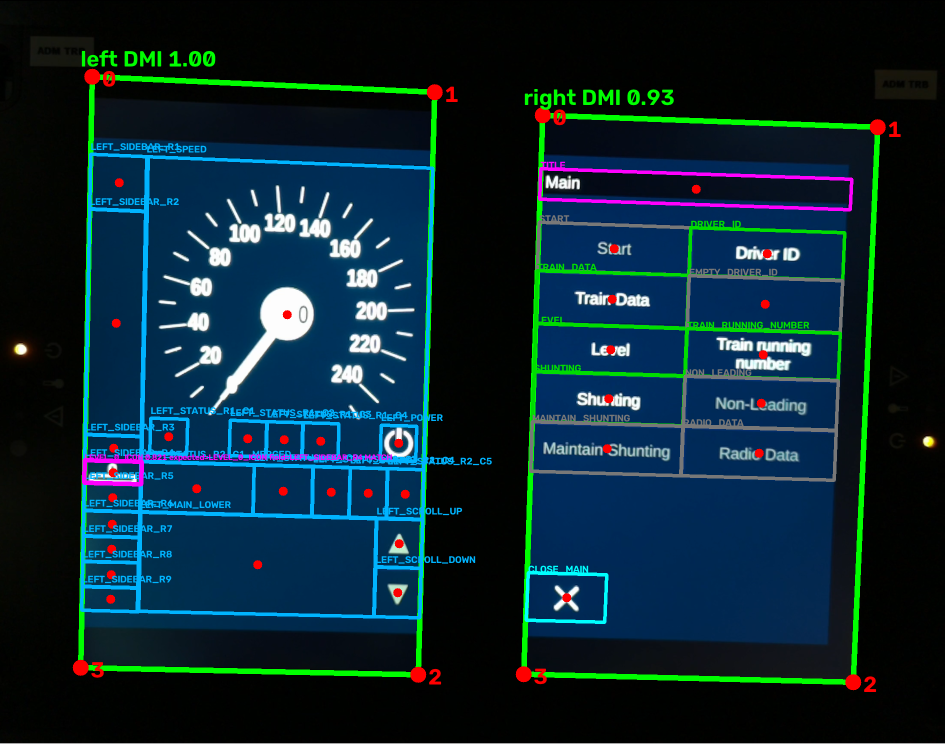
#> input picture data/reference/overlays/level0_selected_01.png, 1890 x 1488 px (shown at 1/2 size); its folder holds only this picture in this run
$ python -i train_controls.py   (imports and definitions only)   (older library calls are emulated)
#> lines starting #> are read from the running program, lines starting #| are printed output that depends on the picture; after the words box and inside, x2 and y2 are one past the last pixel; in counts of white or black regions, pixels touching at a corner belong together
### dmi_computer_vision/src/dmi/detection/left_layout.py
"""Image-supported border fitting for the left display's logical topology."""
from __future__ import annotations

import cv2
import numpy as np
from dmi_computer_vision.src.dmi.detection.analysis_session import current_session

Line = tuple[float, float]  # dependent = slope * independent + intercept


class BorderEvidence:
    """Blue-channel gradients, excluding bright glyphs and icons."""

    def __init__(self, frame: np.ndarray, *, preserve_wide_regions: bool = False) -> None:
        self._fits = {} if current_session() is not None else None
        self._profiles = {} if self._fits is not None else None
        self._supports = {} if self._fits is not None else None
        blue = cv2.GaussianBlur(frame[:, :, 0].astype(np.float32), (5, 5), 1)
        # Relative contrast preserves faint borders when exposure drops.
        blue = 80 * np.log1p(blue / 12)
        hsv = cv2.cvtColor(frame, cv2.COLOR_BGR2HSV)
        foreground = ((hsv[:, :, 1] < 85) & (hsv[:, :, 2] > 70)).astype(np.uint8)
        if preserve_wide_regions:
            # A pale information row may share a real edge with a button.
            # Retain its gradients; continue excluding isolated glyphs/icons.
            gray = cv2.cvtColor(frame, cv2.COLOR_BGR2GRAY)
            foreground |= (gray > float(np.median(gray)) + 25).astype(np.uint8)
            _, labels, stats, _ = cv2.connectedComponentsWithStats(foreground)
            wide = stats[:, cv2.CC_STAT_WIDTH] >= frame.shape[1] * .5
            wide[0] = False
            foreground[wide[labels]] = 0
        foreground = cv2.dilate(foreground, np.ones((9, 9), np.uint8))
        self.horizontal = np.abs(cv2.Sobel(blue, cv2.CV_32F, 0, 1))
        self.vertical = np.abs(cv2.Sobel(blue, cv2.CV_32F, 1, 0)).T
        self.horizontal[foreground > 0] = 0
        self.vertical[foreground.T > 0] = 0
        # OpenCV otherwise copies this full transposed response for every fit.
        self.vertical = np.ascontiguousarray(self.vertical)

    def profile(self, axis: str, start: int, end: int) -> np.ndarray:
        """Reuse identical median searches within this one current image only."""
        key = (axis, start, end)
        response = self.horizontal if axis == "h" else self.vertical
        if self._profiles is None:
            return np.median(response[:, start:end], axis=1)
        if key not in self._profiles:
            self._profiles[key] = np.median(response[:, start:end], axis=1)
        return self._profiles[key]

    def fit(
        self,
        axis: str,
        position: float,
        cross: float,
        start: float,
        end: float,
        *,
        radius: float = 10,
        slope: float = 0,
        slope_radius: float = 0.025
    ) -> Line | None:
        if self._fits is None:
            return self._fit(axis, position, cross, start, end, radius=radius,
                             slope=slope, slope_radius=slope_radius)
        key = (axis, position, cross, start, end, radius, slope, slope_radius)
        if key not in self._fits:
            self._fits[key] = self._fit(axis, position, cross, start, end,
                                       radius=radius, slope=slope, slope_radius=slope_radius)
        return self._fits[key]

    def _fit(self, axis: str, position: float, cross: float, start: float, end: float,
             *, radius: float, slope: float, slope_radius: float) -> Line | None:
        """Search line position/orientation, then robustly fit local edge maxima.

        A majority of samples must support a border. No predicted line is
        returned when the image does not support it.
        """
        response = self.horizontal if axis == "h" else self.vertical
        xs = np.linspace(start, end, 64, dtype=np.float32)
        slopes = np.linspace(
            slope - slope_radius,
            slope + slope_radius,
            max(3, int(slope_radius * (end - start)) + 1),
        )
        offsets = np.arange(-radius, radius + 0.5, 1)
        yy = (
            position
            + offsets[:, None, None]
            + slopes[None, :, None] * (xs[None, None, :] - cross)
        )
        xx = np.broadcast_to(xs, yy.shape)
        values = cv2.remap(
            response,
            xx.reshape(-1, 64),
            yy.astype(np.float32).reshape(-1, 64),
            cv2.INTER_LINEAR,
        )
        # A clipped mean rewards coverage, not a few high-contrast pixels.
        scores = np.mean(
            np.minimum(values, np.quantile(values, 0.45, axis=1)[:, None]), axis=1
        )
        best = int(np.argmax(scores))
        if scores[best] < max(0.8, float(np.median(scores)) * 1.35):
            return None
        predicted = yy.reshape(-1, 64)[best]
        nearby = predicted[None, :] + np.arange(-3, 4)[:, None]
        sampled = cv2.remap(
            response,
            np.broadcast_to(xs, nearby.shape),
            nearby.astype(np.float32),
            cv2.INTER_LINEAR,
        )
        maxima = sampled.argmax(axis=0)
        ys = nearby[maxima, np.arange(64)]
        strength = sampled[maxima, np.arange(64)]
        keep = strength > max(0.8, float(np.median(strength)) * 0.35)
        if keep.sum() < 35:
            return None
        fit = np.polyfit(xs[keep], ys[keep], 1)
        for _ in range(2):
            keep &= np.abs(ys - np.polyval(fit, xs)) < 3
            if keep.sum() < 30:
                return None
            fit = np.polyfit(xs[keep], ys[keep], 1)
        if abs(np.polyval(fit, cross) - position) > radius + 3:
            return None
        return float(fit[0]), float(fit[1])


def position(line: Line, cross: float) -> float:
    return line[0] * cross + line[1]


def intersection(vertical: Line, horizontal: Line) -> tuple[float, float]:
    a, b = vertical
    c, d = horizontal
    y = (c * b + d) / (1 - c * a)
    return a * y + b, y


def quad(left: Line, right: Line, top: Line, bottom: Line) -> np.ndarray:
    return np.array(
        [
            intersection(left, top),
            intersection(right, top),
            intersection(right, bottom),
            intersection(left, bottom),
        ],
        np.float32,
    )


# [10 lines left out: function consistent_sidebar, not called in this run]


def valid_quad(points: np.ndarray) -> bool:
    """Do not emit crossed, collapsed, or numerically invalid regions."""
    return bool(
        np.isfinite(points).all()
        and cv2.isContourConvex(points)
        and cv2.contourArea(points, oriented=True) > 64
        and np.min(np.linalg.norm(np.roll(points, -1, axis=0) - points, axis=1)) > 8
    )


# [90 lines left out: functions sidebar_borders, _fit_sidebar_borders, not called in this run]

### dmi_computer_vision/src/dmi/detection/right_layout.py
"""Border-line fitting for right-display UI regions in rectified frames."""

from __future__ import annotations

import cv2
import numpy as np
from numpy.typing import NDArray

from dmi_computer_vision.src.dmi.detection.left_layout import BorderEvidence, valid_quad

Frame = NDArray[np.uint8]
Quad = NDArray[np.float32]
Line = tuple[float, float]
LineCandidate = tuple[float, float, float]
BorderLines = tuple[list[LineCandidate], list[LineCandidate]]


def detect_border_lines(frame: Frame) -> BorderLines:
    """Extract reusable horizontal and vertical UI-border evidence."""
    return _line_candidates(frame)


# [392 lines left out: functions has_button_grid, detect_button_quads, _level_button_cells, _level_inner_edge, not called in this run]


def _level_edge_supported(evidence: BorderEvidence, axis: str, line: Line,
                          start: float, end: float, *, minimum: float = 1.5) -> bool:
    """A glyph stroke cannot stand in for a nearly complete control edge."""
    cache = getattr(evidence, '_supports', None)
    key = (axis, line, start, end, minimum)
    if cache is not None and key in cache:
        return cache[key]
    response = evidence.horizontal if axis == "h" else evidence.vertical
    samples = np.linspace(start + (end-start)*.04, end - (end-start)*.04, 64, dtype=np.float32)
    dependent = line[0]*samples + line[1]
    offsets = np.r_[np.arange(-12, -6), np.arange(-2, 3), np.arange(7, 13)]
    sampled = cv2.remap(response, np.broadcast_to(samples, (len(offsets), 64)),
                        (dependent[None, :] + offsets[:, None]).astype(np.float32),
                        cv2.INTER_LINEAR)
    values = sampled[6:11].max(axis=0)
    background = np.median(np.r_[sampled[:6], sampled[11:]], axis=0)
    # Camera texture can have nonzero gradients along an arbitrary line. Each
    # edge must stand out from its parallel local background, not just be nonzero.
    supported = bool(np.mean(values > np.maximum(minimum, background * 1.8)) >= .8)
    if cache is not None:
        cache[key] = supported
    return supported


def _border_peaks(profile: NDArray, *, separation: int) -> list[int]:
    """Return measured response peaks, never predicted missing lines."""
    work = cv2.GaussianBlur(np.asarray(profile, np.float32)[:, None], (1, 3), 0).ravel()
    threshold = max(1.5, float(np.median(work)) * 4, float(work.max()) * .04)
    peaks = []
    for _ in range(24):
        index = int(work.argmax())
        if work[index] < threshold:
            break
        peaks.append(index)
        work[max(0, index - separation):index + separation + 1] = 0
    return sorted(peaks)


# [535 lines left out: functions _train_navigation, detect_title_quad, _detect_title_band_quad, _robust_boundary_line, field_quad_from_contour, _fit_active_area_grid and 7 more, not called in this run]


def _line_position(line: tuple[float, float, float], cross: float) -> float:
    return line[0] * cross + line[1]


# [280 lines left out: functions _shared_slope, _detect_unknown_buttons, _cluster_lines, _border_color_mask, _edge_support, _fit_main_close and 7 more, not called in this run]

### dmi_computer_vision/src/dmi/detection/analysis_session.py
"""Session-owned SENSE acceleration, without retained recognition evidence."""
from __future__ import annotations

from contextlib import contextmanager
from contextvars import ContextVar
import ctypes
import ctypes.util
from pathlib import Path
import shutil
import subprocess
import weakref

import numpy as np

_CURRENT: ContextVar[AnalysisSession | None] = ContextVar("dmi_analysis_session", default=None)


# [5 lines left out: function select_connected, not called in this run]


def current_session() -> AnalysisSession | None:
    session = _CURRENT.get()
    return session if session is not None and session.connected else None


class AnalysisSession:
    """One processor owns one OCR engine. Every call still reads current pixels.

    Library/model availability falls back to the existing command-line reader.
    No recognized text, coordinates, evidence ages or confirmations are cached.
    """
    # [29 lines left out: functions __init__, frame, recognize, close, not called in this run]


class _Tesseract:
    """Existing Tesseract C API, same English model/PSM and five-second deadline."""
    # [77 lines left out: functions __init__, recognize, close, not called in this run]

### dmi_computer_vision/src/dmi/detection/train_controls.py
"""Current-image cell measurements for the Train Data choice screen."""
from __future__ import annotations

import cv2
import numpy as np

from dmi_computer_vision.src.dmi.detection.left_layout import BorderEvidence, quad, valid_quad
from dmi_computer_vision.src.dmi.detection.right_layout import (
    _border_peaks, _level_edge_supported, _level_inner_edge,
)


# [141 lines left out: function train_button_cells, not called in this run]

>>> import cv2
>>> picture = cv2.imread('../../../../data/reference/overlays/level0_selected_01.png')
#> picture is the input picture: shape (1488, 1890, 3); mean B, G, R 48.8, 38.5, 11.7
>>> result = train_button_cells(picture)
#> in train_button_cells, `gray = cv2.cvtColor(frame, cv2.COLOR_BGR2GRAY)`:
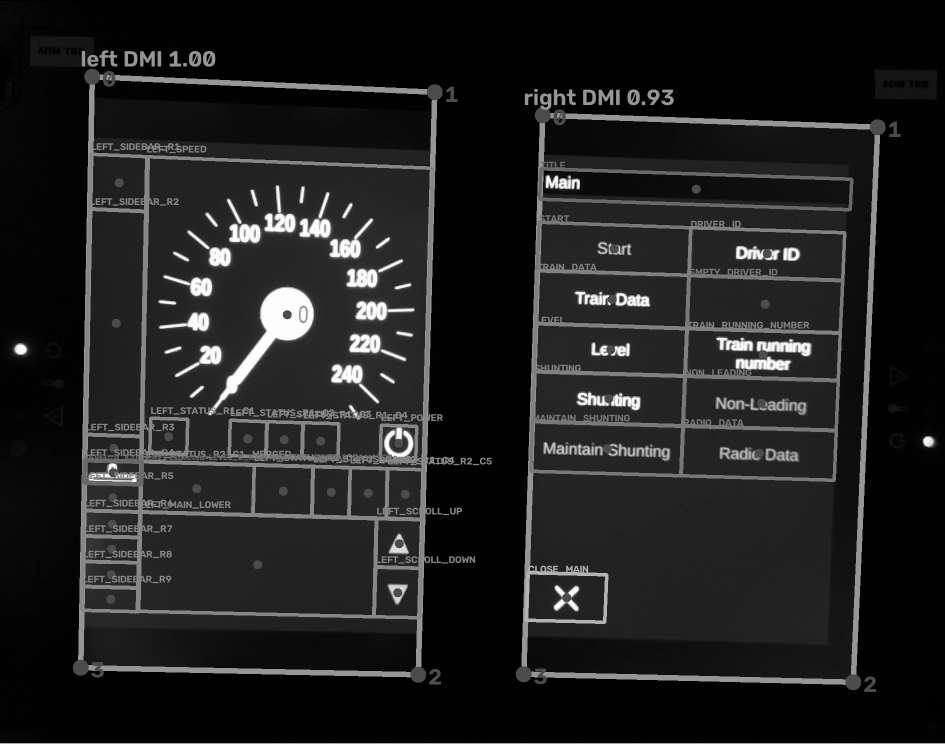
#> gray: shape (1488, 1890) (shown at 1/2 size); min 0, max 255, mean 31.6
#> in train_button_cells, `foreground = (gray > float(np.median(gray)) + 25).astype(np.uint8)`: foreground: shape (1488, 1890); values 0 (black) and 1 (white), 13.6% white; 327 white regions (134 under 20 px), largest, box (x1, y1, x2, y2) and area: (145, 137, 886, 1366) 116617, (1031, 187, 1772, 1381) 108564, (372, 369, 834, 810) 51189
#> in train_button_cells, `foreground[:round(height * .3)] = 0`:
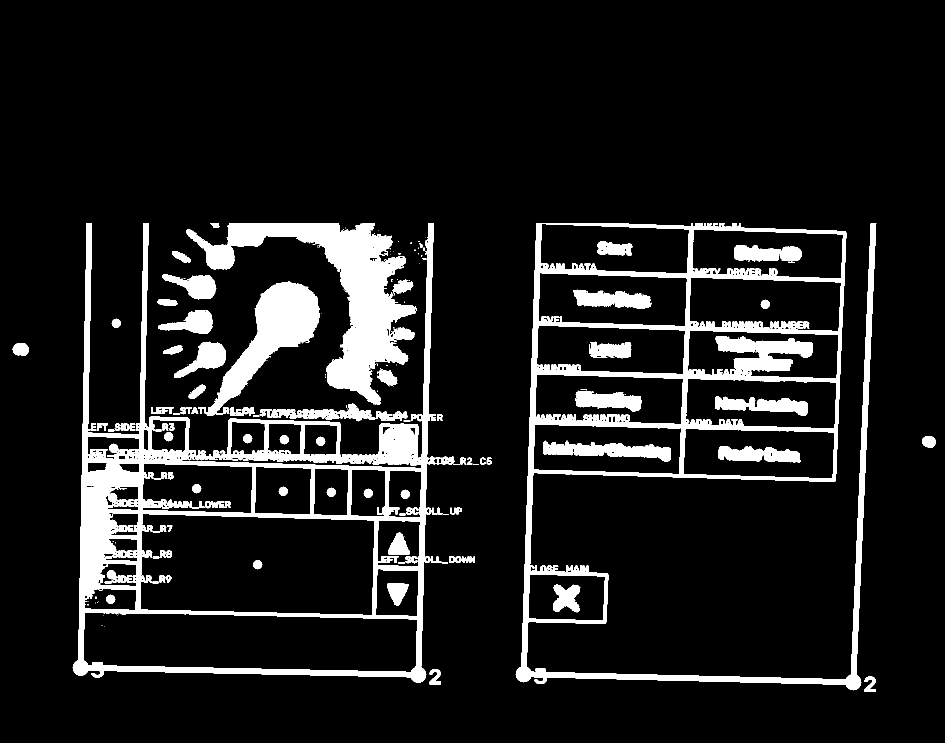
#> foreground: shape (1488, 1890) (shown at 1/2 size); values 0 (black) and 1 (white), 11.2% white; 263 white regions (123 under 20 px), largest, box (x1, y1, x2, y2) and area: (145, 446, 870, 1366) 94606, (1031, 446, 1753, 1381) 84617, (372, 446, 834, 810) 45908
#> in train_button_cells, `grouped = cv2.morphologyEx(foreground, cv2.MORPH_CLOSE, np.ones((25, 1..`:
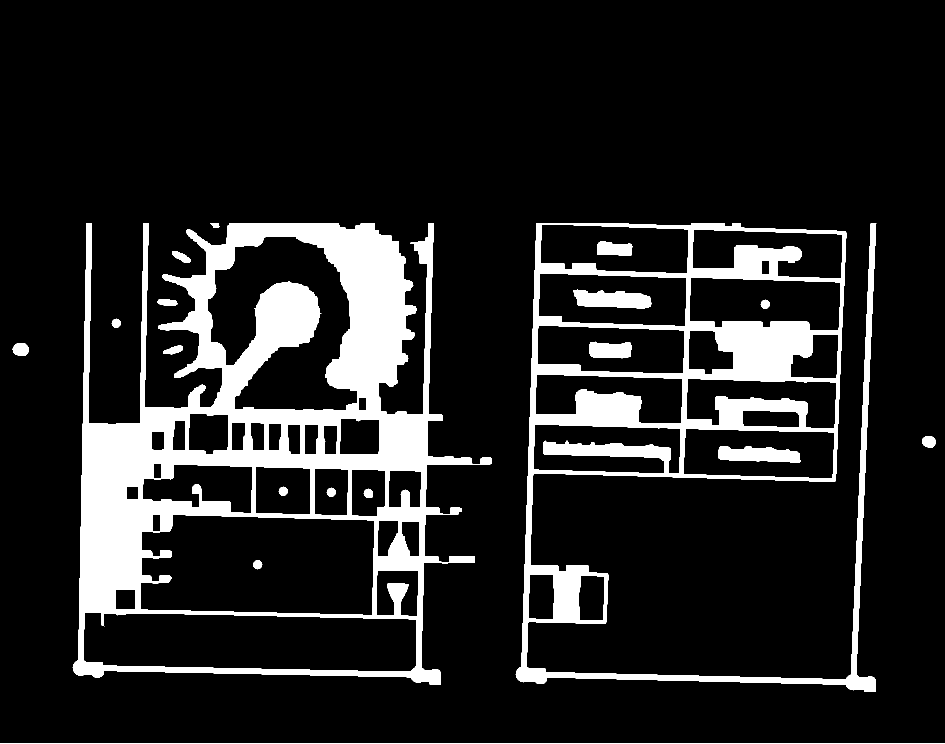
#> grouped: shape (1488, 1890) (shown at 1/2 size); values 0 (black) and 1 (white), 13.7% white; 20 white regions (1 under 20 px), largest, box (x1, y1, x2, y2) and area: (145, 446, 984, 1369) 238783, (1031, 446, 1753, 1384) 124726, (1147, 578, 1303, 618) 4330
#> in train_button_cells, `_, _, stats, _ = cv2.connectedComponentsWithStats(grouped)`: stats = 21 rows, first 6: [0, 0, 1890, 1486, 2428374], [145, 446, 839, 923, 238783], [420, 446, 19, 10, 142], [1031, 446, 722, 938, 124726], [1194, 482, 71, 29, 1667], [344, 502, 37, 23, 466]
#> in __init__, `blue = 80 * np.log1p(blue / 12)`:
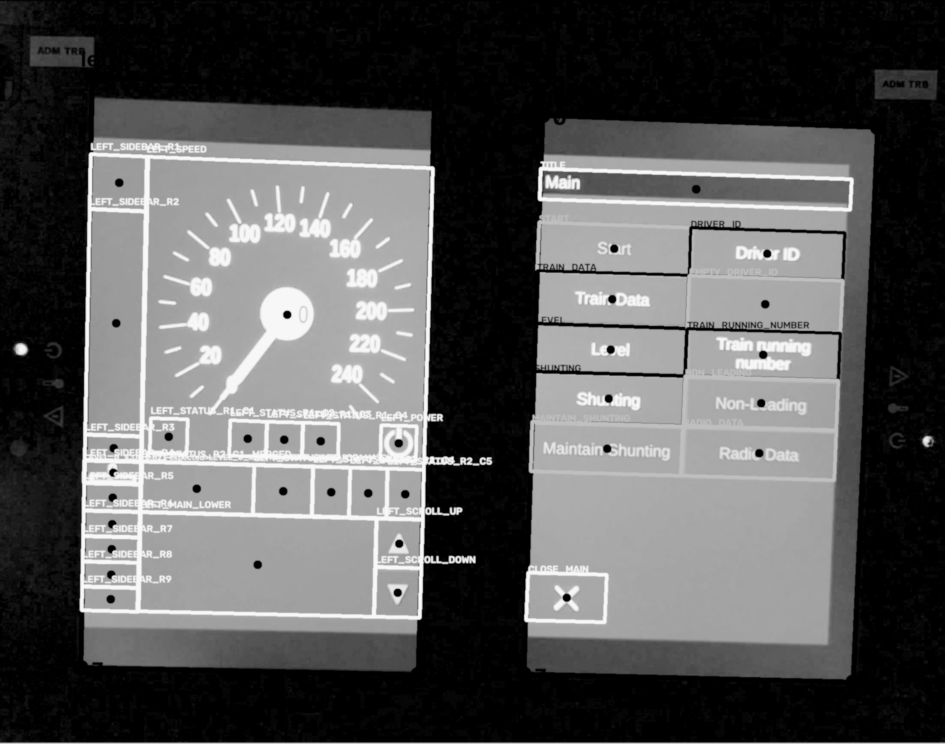
#> blue: shape (1488, 1890) float32 (shown at 1/2 size); min 0, max 248.2, mean 87.7
#> in __init__, `hsv = cv2.cvtColor(frame, cv2.COLOR_BGR2HSV)`: hsv: shape (1488, 1890, 3); mean H, S, V 74.9, 216.6, 58.9
#> in __init__, `foreground = ((hsv[:, :, 1] < 85) & (hsv[:, :, 2] > 70)).astype(np.uin..`: foreground: shape (1488, 1890); values 0 (black) and 1 (white), 3.5% white; 162 white regions (56 under 20 px), largest, box (x1, y1, x2, y2) and area: (1058, 713, 1680, 964) 18355, (424, 574, 628, 821) 13078, (1371, 538, 1689, 666) 4179
#> in __init__, `foreground = cv2.dilate(foreground, np.ones((9, 9), np.uint8))`: foreground: shape (1488, 1890); values 0 (black) and 1 (white), 7.1% white; 66 white regions, largest, box (x1, y1, x2, y2) and area: (1054, 709, 1684, 968) 38944, (413, 570, 632, 835) 17303, (450, 367, 750, 521) 16209
#> in __init__, `self.horizontal[foreground > 0] = 0`:
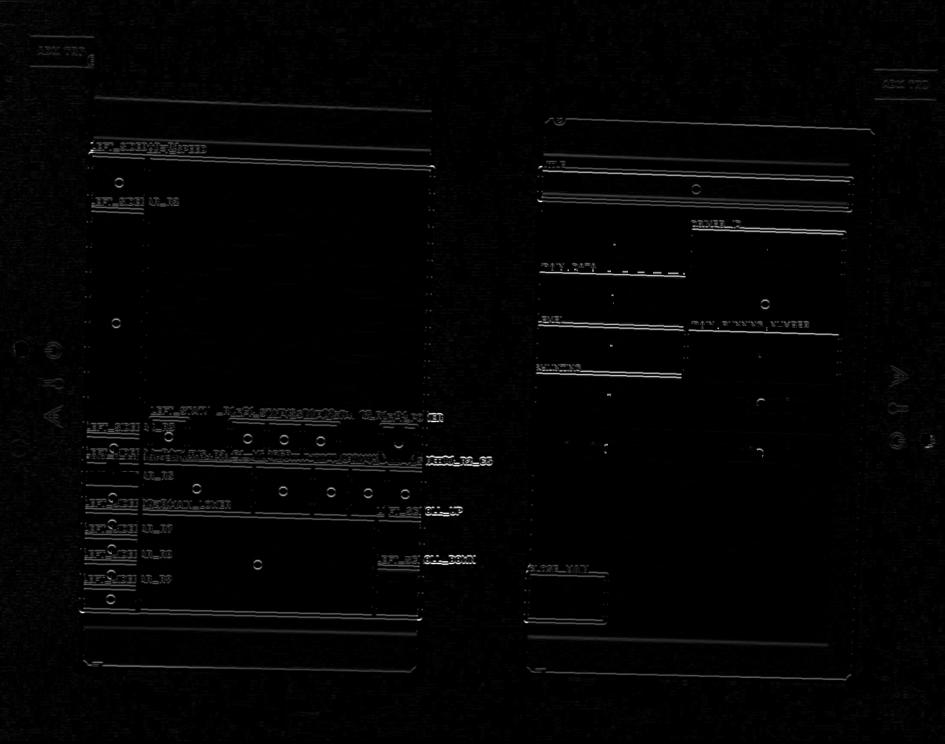
#> self.horizontal: shape (1488, 1890) float32 (shown at 1/2 size); min 0, max 639.2, mean 10.5; drawn with min black and max white
#> in __init__, `self.vertical[foreground.T > 0] = 0`:
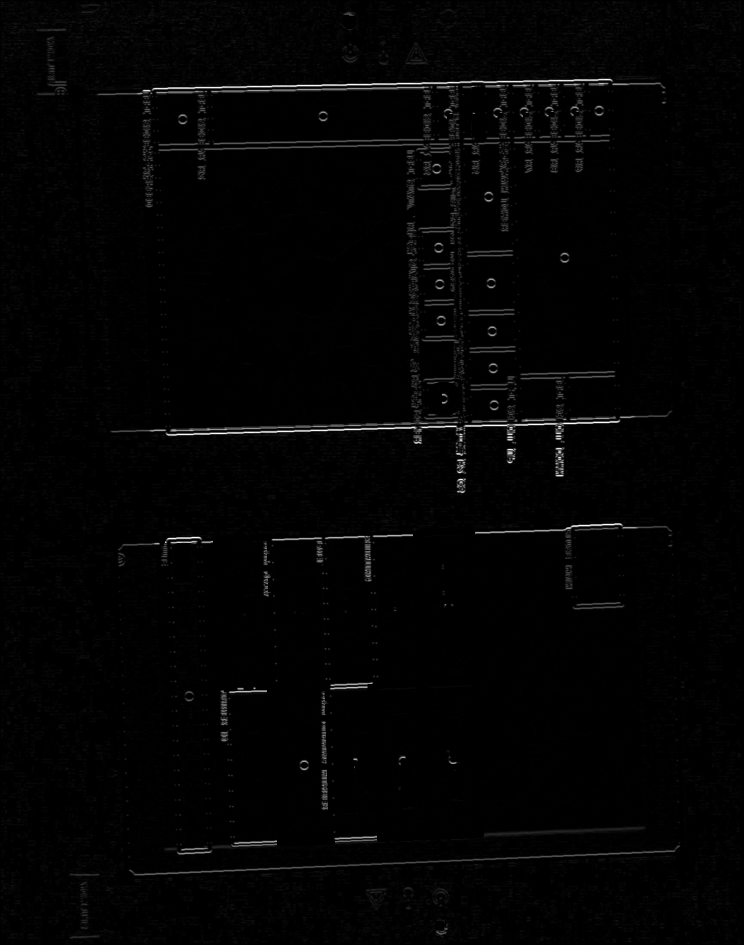
#> self.vertical: shape (1890, 1488) float32 (shown at 1/2 size); min 0, max 639.2, mean 9.1; drawn with min black and max white
#> the loop in train_button_cells, `for x, y, glyph_width, glyph_height, area in stats[1:]:` made 20 passes
